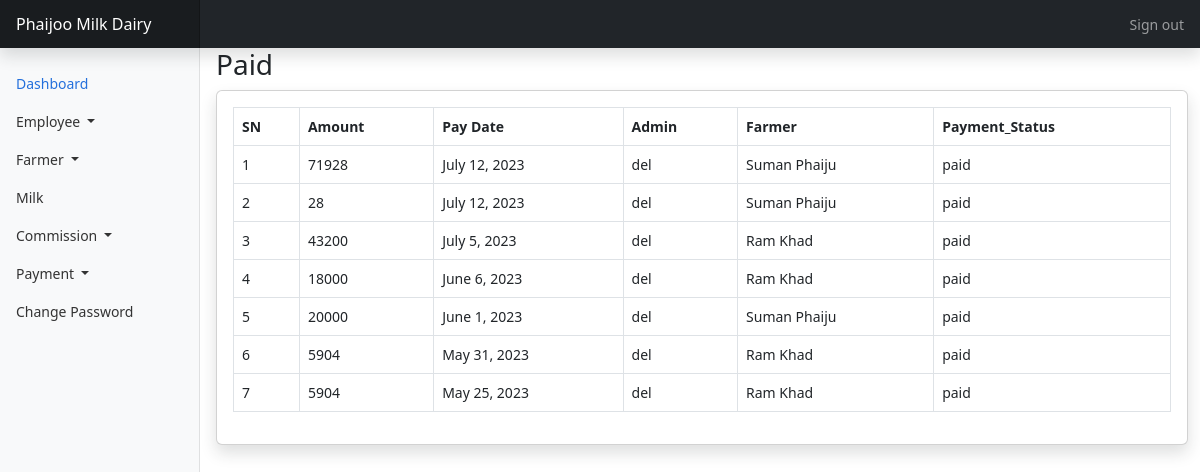
The app's page /dashboard/payments/paid (signed in) with its own data.
### dashboard/models.py (models this page shows, shortened)
class Payment(models.Model):
    amt = models.PositiveIntegerField()
    payment_date = models.DateField()
    status = models.CharField(max_length=10, choices=[('unpaid', 'Unpaid'), ('paid', 'Paid')], default='unpaid')
    emp_id = models.ForeignKey(
        EmployeeProfile,
        on_delete=models.CASCADE,
        related_name="payment",
        blank=True,
        null=True,
    )
    admin_id = models.ForeignKey(
        User,
        on_delete=models.CASCADE,
        related_name="payment_admin",
        blank=True,
        null=True
    )
    farmer_id = models.ForeignKey(
        FarmerProfile,
        on_delete=models.CASCADE,
        related_name="payment_farmer",
        blank=True,
        null=True
    )
    class Meta:
        verbose_name = "Payment"
        verbose_name_plural = "Payments"
        ordering = ("id",)

### user/models.py (models this page shows)
class User(AbstractUser):
    class Role(models.TextChoices):
        ADMIN = "ADMIN", "Admin"
        EMPLOYEE = "EMPLOYEE", "Employee"
        FARMER = "FARMER", "Farmer"
    role = models.CharField(max_length=50, choices=Role.choices, default=Role.ADMIN)

class FarmerProfile(models.Model):
    user = models.OneToOneField(
        User, on_delete=models.CASCADE, related_name="farmer", null=True
    )
    farmer_name = models.CharField(max_length=50)
    farmer_pwd = models.CharField(max_length=50)
    farmer_email = models.CharField(max_length=50)
    farmer_address = models.CharField(max_length=100)
    farmer_contact = models.PositiveBigIntegerField()
    admin_id = models.ForeignKey(
        User, on_delete=models.CASCADE, related_name="admin_farmer", blank=False
    )
    is_active = models.BooleanField(default=True)
    class Meta:
        verbose_name = "Farmer"
        verbose_name_plural = "Farmers"
        ordering = ("id",)
    def __str__(self):
        return self.farmer_name

### dashboard/views.py (the view)
# urls.py: path("payments/paid", views.paidListView, name="payments-paid"),
@login_required(login_url="/dashboard/accounts/login")
def paidListView(request):
    payments = Payment.objects.filter(status='paid').order_by('-payment_date')
    return render(request, "dashboard/payments/paid.html", {"payments": payments})

### dashboard/templates/dashboard/payments/paid.html
{% extends 'dashboard/base.html' %}
{% block main %}
                <h1 class="h3 mb-2 text-gray-800">Paid</h1>
                <div class="card shadow mb-4">
                    <div class="card-body">
                        <div class="table-responsive">
                            <table class="table table-bordered" id="dataTable" width="100%" cellspacing="0">
                                <thead>
                                    <tr>
                                        <th>SN</th>
                                        <th>Amount</th>
                                        <th>Pay Date</th>
                                        <th>Admin</th>
                                        <th>Farmer</th>
                                        <th>Payment_Status</th>
                                    </tr>
                                </thead>
                                <tbody>
                                    {% for payment in payments %}
                                    <tr>
                                        <td>{{ forloop.counter }}</td>
                                        <td>{{ payment.amt }}</td>
                                        <td>{{ payment.payment_date }}</td>
                                        <td>{{ payment.admin_id }}</td>
                                        <td>{{ payment.farmer_id }}</td>
                                        <td>{{ payment.status }}</td>
                                    </tr>
                                    {% endfor %}
                                </tbody>
                            </table>
                        </div>
                    </div>
                </div>
{% endblock main %}

### dashboard/static/dashboard/css/dashboard.css (style rules this page uses)
body { font-size: .875rem; }

### records on screen
Payment: amt "71928", payment_date "July 12, 2023", admin_id "del", farmer_id "Suman Phaiju", status "paid"
Payment: amt "28", payment_date "July 12, 2023", admin_id "del", farmer_id "Suman Phaiju", status "paid"
Payment: amt "43200", payment_date "July 5, 2023", admin_id "del", farmer_id "Ram Khad", status "paid"
Payment: amt "18000", payment_date "June 6, 2023", admin_id "del", farmer_id "Ram Khad", status "paid"
Payment: amt "20000", payment_date "June 1, 2023", admin_id "del", farmer_id "Suman Phaiju", status "paid"
Payment: amt "5904", payment_date "May 31, 2023", admin_id "del", farmer_id "Ram Khad", status "paid"
Payment: amt "5904", payment_date "May 25, 2023", admin_id "del", farmer_id "Ram Khad", status "paid"
